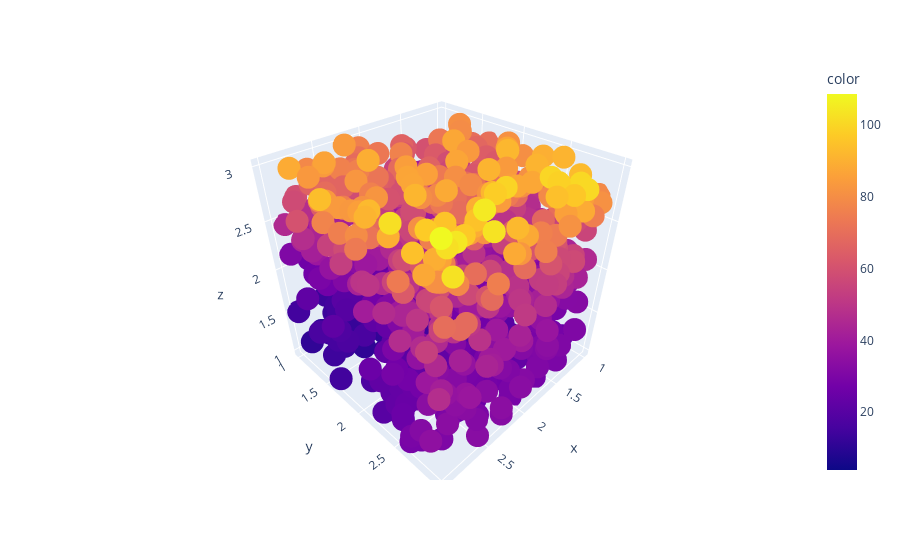

This figure's notebook cell:
### Code cell
import plotly.express as px
px.scatter_3d(x=X_train[:, 2], y=X_train[:, 3], z=X_train[:, 4], color=y_train, color_discrete_map={True: "red", False: "blue"})

### Figure 1 — Plotly figure (JSON) as saved in the notebook; plotly's stock layout.template omitted (floating-point values rounded to 4 significant figures; data arrays with more than 128 entries replaced by an {"elided": "..."} marker saying what was removed)
{"data": [{"hovertemplate": "x=%{x}<br>y=%{y}<br>z=%{z}<br>color=%{marker.color}<extra></extra>", "legendgroup": "", "marker": {"color": {"elided": "1000 float values"}, "coloraxis": "coloraxis", "symbol": "circle"}, "mode": "markers", "name": "", "scene": "scene", "showlegend": false, "type": "scatter3d", "x": {"elided": "1000 float values"}, "y": {"elided": "1000 float values"}, "z": {"elided": "1000 float values"}}], "layout": {"coloraxis": {"colorbar": {"title": {"text": "color"}}, "colorscale": [[0, "#0d0887"], [0.1111, "#46039f"], [0.2222, "#7201a8"], [0.3333, "#9c179e"], [0.4444, "#bd3786"], [0.5556, "#d8576b"], [0.6667, "#ed7953"], [0.7778, "#fb9f3a"], [0.8889, "#fdca26"], [1, "#f0f921"]]}, "legend": {"tracegroupgap": 0}, "margin": {"t": 60}, "scene": {"domain": {"x": [0, 1], "y": [0, 1]}, "xaxis": {"title": {"text": "x"}}, "yaxis": {"title": {"text": "y"}}, "zaxis": {"title": {"text": "z"}}}}}
